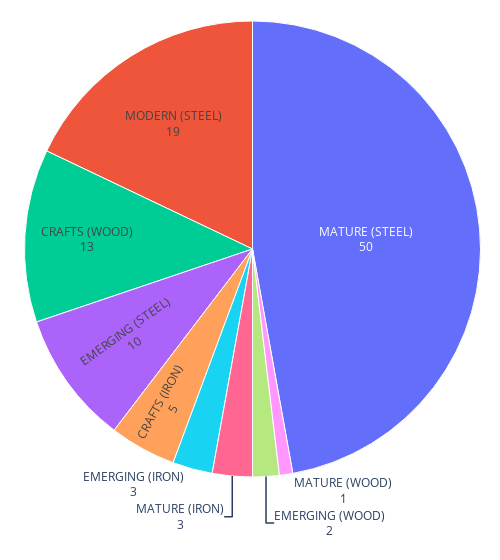

Notebook code for this chart:
### Code cell
fig = px.pie(
    piechartdf,
    values='IDENTIF',
    names = 'Names',
   
    # facet_row = 'MATERIAL'
)
fig.update_traces(
    textinfo='value+label',
    # visible="legendonly"
     legendgroup = "ERECTED",
     marker=dict(
        line = dict(
            color = "white",
            width = 1 
        )
     )
)
fig.update_layout(
    margin = dict(
        r=0,
        l=10,
        t=0,
        b=0
    ),
    width=500,
    showlegend = False
)

### Figure 1 — Plotly figure (JSON) as saved in the notebook; plotly's stock layout.template omitted (floating-point values rounded to 4 significant figures)
{"data": [{"domain": {"x": [0, 1], "y": [0, 1]}, "hovertemplate": "Names=%{label}<br>IDENTIF=%{value}<extra></extra>", "labels": ["CRAFTS (IRON)", "CRAFTS (WOOD)", "EMERGING (IRON)", "EMERGING (STEEL)", "EMERGING (WOOD)", "MATURE (IRON)", "MATURE (STEEL)", "MATURE (WOOD)", "MODERN (STEEL)"], "legendgroup": "ERECTED", "marker": {"line": {"color": "white", "width": 1}}, "name": "", "showlegend": true, "textinfo": "value+label", "type": "pie", "values": [5, 13, 3, 10, 2, 3, 50, 1, 19]}], "layout": {"legend": {"tracegroupgap": 0}, "margin": {"b": 0, "l": 10, "r": 0, "t": 0}, "showlegend": false, "width": 500}}
